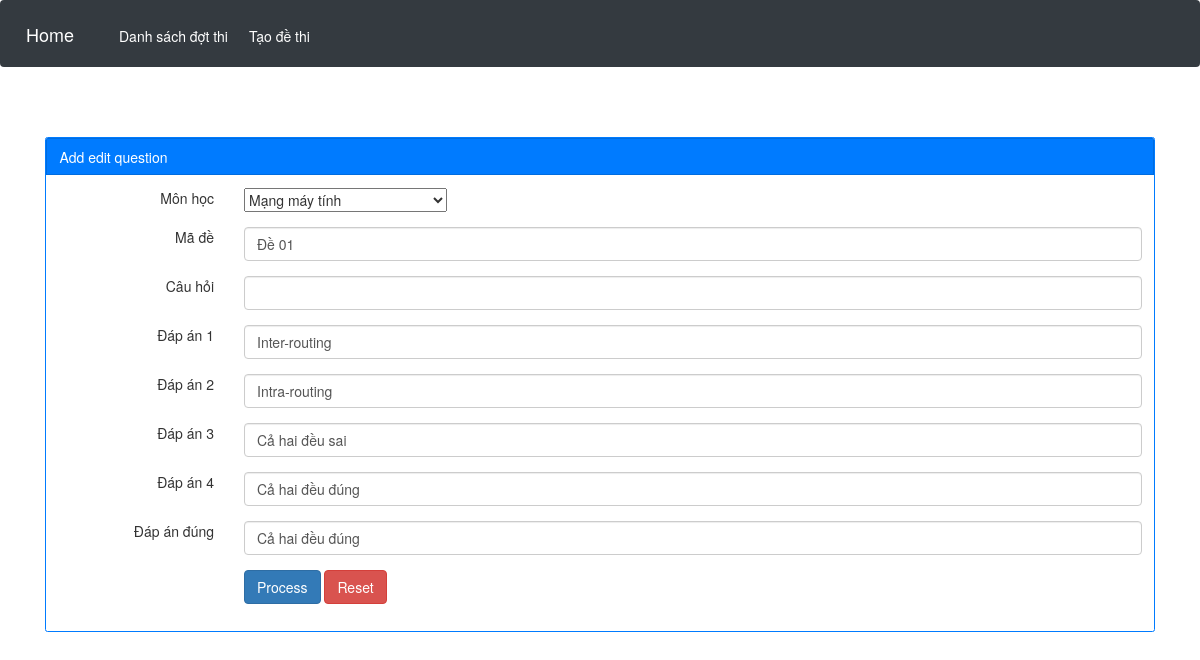
/admin.php?controller=add_edit_question&act=edit&id=1, run on the app's committed database.
### tables this page shows
CREATE TABLE `tbl_question` (
  `question_id` int(50) NOT NULL,
  `monhoc` varchar(200) NOT NULL,
  `made` varchar(200) NOT NULL,
  `cauhoi` varchar(200) NOT NULL,
  `answer1` varchar(200) NOT NULL,
  `answer2` varchar(200) NOT NULL,
  `answer3` varchar(200) NOT NULL,
  `answer4` varchar(200) NOT NULL,
  `answer` varchar(200) NOT NULL
);

### controller/backend/controller_add_edit_question.php (called while the page is built, shortened)
<?php
	class controller_add_edit_question{
		public function __construct(){
			$this->model = new model();
			$act = isset($_GET["act"]) ? $_GET["act"]:"";
			$id = isset($_GET["id"]) ? $_GET["id"]:0;
			switch($act){
				case "edit":
					$form_action = "admin.php?controller=add_edit_question&act=do_edit&id=$id";
					$arr = $this->model->get_a_record("select * from tbl_question where question_id=$id");
				break;
			}
			include "view/backend/view_add_edit_question.php";
		}
	}
	new controller_add_edit_question();
 ?>

### admin.php (called while the page is built, shortened)
<?php
	include "config.php";
	include "model/model.php";
	include "view/backend/master.php";
 ?>

### model/model.php (called while the page is built, shortened)
<?php
	class model{
		public function get_a_record($sql){
			global $db;
			$result = mysqli_query($db,$sql) or die("Lỗi!");
			$arr = mysqli_fetch_object($result);
			return $arr;
		}
	}
 ?>

### view/backend/view_add_edit_question.php (the view, shortened to what this page needs)
<div class="row justify-content-center">
	<div class="col-md-12">
		<div class="card  border-primary">
			<div class="card card-header bg-primary text-white">Add edit question</div>
			<div class="card-body">
				<form method="post" action="<?php echo $form_action; ?>">
					<div class="form-group">
						<div class="row">
							<div class="col-md-2 text-right">Môn học</div>
							<div class="col-md-10">
								<select type="text" name="monhoc">
									<option>Mạng máy tính</option>
								</select>
							</div>
						</div>
					</div>
					<div class="form-group">
						<div class="row">
							<div class="col-md-2 text-right">Mã đề</div>
							<div class="col-md-10">
								<input type="text" name="made" value="<?php echo isset($arr->made)?$arr->made:""; ?>" required class="form-control">
							</div>
						</div>
					</div>
					<div class="form-group">
						<div class="row">
							<div class="col-md-2 text-right">Câu hỏi</div>
							<div class="col-md-10">
								<input type="text" name="cauhoi" value="<?php echo isset($arr->cauhoi)?$arr->cauhoi:""; ?>" required class="form-control">
							</div>
						</div>
					</div>
					<div class="form-group">
						<div class="row">
							<div class="col-md-2 text-right">Đáp án 1</div>
							<div class="col-md-10">
								<input type="text" name="answer1" value="<?php echo isset($arr->answer1)?$arr->answer1:""; ?>" required class="form-control">
							</div>
						</div>
					</div>
					<div class="form-group">
						<div class="row">
							<div class="col-md-2 text-right">Đáp án 2</div>
							<div class="col-md-10">
								<input type="text" name="answer2" value="<?php echo isset($arr->answer2)?$arr->answer2:""; ?>" required class="form-control">
							</div>
						</div>
					</div>
					<div class="form-group">
						<div class="row">
							<div class="col-md-2 text-right">Đáp án 3</div>
							<div class="col-md-10">
								<input type="text" name="answer3" value="<?php echo isset($arr->answer3)?$arr->answer3:""; ?>" required class="form-control">
							</div>
						</div>
					</div>
					<div class="form-group">
						<div class="row">
							<div class="col-md-2 text-right">Đáp án 4</div>
							<div class="col-md-10">
								<input type="text" name="answer4" value="<?php echo isset($arr->answer4)?$arr->answer4:""; ?>" required class="form-control">
							</div>
						</div>
					</div>
					<div class="form-group">
						<div class="row">
							<div class="col-md-2 text-right">Đáp án đúng</div>
							<div class="col-md-10">
								<input type="text" name="answer" value="<?php echo isset($arr->answer)?$arr->answer:""; ?>" required class="form-control">
							</div>
						</div>
					</div>
					<div class="form-group">
						<div class="row">
							<div class="col-md-2 text-right"></div>
							<div class="col-md-10">
								<input type="submit" value="Process" class="btn btn-primary"> <input type="reset" value="Reset" class="btn btn-danger">
							</div>
						</div>
					</div>
				</form>
			</div>
		</div>
	</div>
</div>

### data on the page
tbl_question: made "Đề 01", answer1 "Inter-routing", answer2 "Intra-routing", answer3 "Cả hai đều sai", answer4 "Cả hai đều đúng", answer "Cả hai đều đúng"
